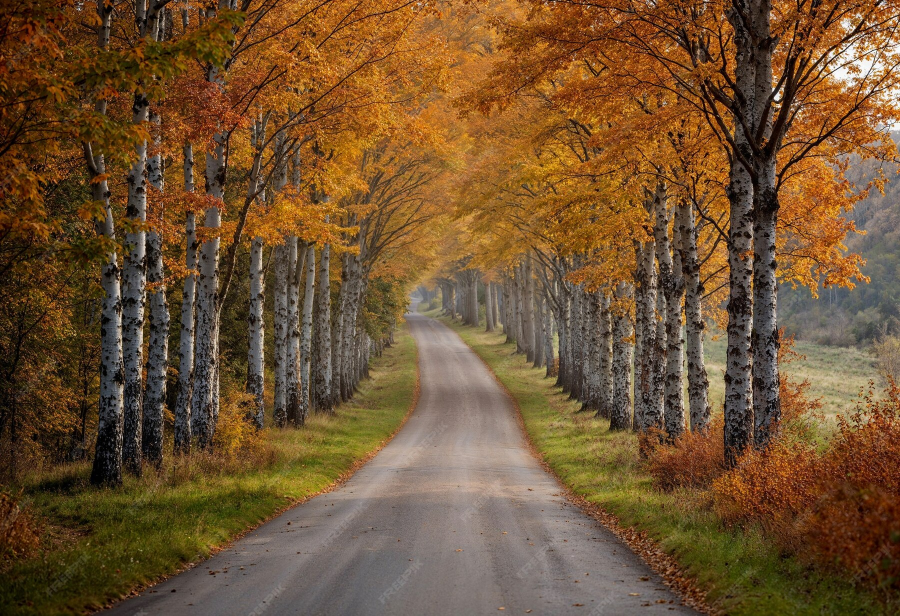
#> input picture cena_real.jpg, 1800 x 1231 px (shown at 1/2 size)
$ python q1_segmentacao.py   (older library calls are emulated)
#> lines starting #> are read from the running program, lines starting #| are printed output that depends on the picture; after the words box and inside, x2 and y2 are one past the last pixel; in counts of white or black regions, pixels touching at a corner belong together
import cv2
import numpy as np
import matplotlib.pyplot as plt
from skimage.segmentation import watershed
from skimage.feature import peak_local_max
from scipy import ndimage as ndi
import os # Necessário para salvar e rodar o script da Q2


IMAGE_PATHS = {
    'Cena Natural': 'cena_real.jpg',
    'Imagem Médica': 'imagem_medica.webp',
    'Imagem Industrial': 'imagem_industrial.jpg'
}
K_VALUE_Q1 = 4 # Valor K fixo para o K-Means

# --- FUNÇÕES DA QUESTÃO 1: Segmentação ---

def process_image(img_gray, k_value):
    """Aplica todos os algoritmos de segmentação e bordas a uma imagem em escala de cinza."""
    if img_gray is None:
        return None

    gray = img_gray.copy()

    # A. Segmentação por Bordas (Sobel, Laplaciano, Canny)
    gray_float = np.float32(gray)
    sobelx = cv2.Sobel(gray_float, cv2.CV_64F, 1, 0, ksize=3)
    sobely = cv2.Sobel(gray_float, cv2.CV_64F, 0, 1, ksize=3)
    sobel_magnitude = cv2.magnitude(sobelx, sobely)
    sobel_res = cv2.convertScaleAbs(sobel_magnitude)
    laplacian = cv2.Laplacian(gray, cv2.CV_16S, ksize=3)
    laplacian_res = cv2.convertScaleAbs(laplacian)
    canny_res = cv2.Canny(gray, threshold1=50, threshold2=150)

    # B. Segmentação por Regiões (Watershed, Region Growing Simulado)
    binary_mask = gray < np.mean(gray)

    if not np.any(binary_mask):
         watershed_display = np.zeros_like(gray)
    else:
        distance = ndi.distance_transform_edt(binary_mask)
        coords = peak_local_max(distance, footprint=np.ones((3, 3)), labels=gray)
        mask = np.zeros(distance.shape, dtype=bool)
        mask[tuple(coords.T)] = True
        markers, _ = ndi.label(mask)
        watershed_res = watershed(-distance, markers, mask=binary_mask)
        max_val = np.max(watershed_res)
        watershed_display = np.uint8(watershed_res * (255 / max_val if max_val > 0 else 0))

    # 5. Region Growing (Simulação K-Means)
    criteria = (cv2.TERM_CRITERIA_EPS + cv2.TERM_CRITERIA_MAX_ITER, 10, 1.0)
    k = k_value
    pixel_values = gray.reshape((-1, 1))
    pixel_values = np.float32(pixel_values)

    if pixel_values.size < k:
         region_growing_sim = gray
    else:
        try:
            _, labels, centers = cv2.kmeans(pixel_values, k, None, criteria, 10, cv2.KMEANS_RANDOM_CENTERS)
            centers = np.uint8(centers)
            region_growing_sim = centers[labels.flatten()]
            region_growing_sim = region_growing_sim.reshape(gray.shape)
        except cv2.error:
            region_growing_sim = gray

    return {
        'Original': gray,
        'Sobel': sobel_res,
        'Laplaciano': laplacian_res,
        'Canny': canny_res,
        'Watershed': watershed_display,
        f'Region Growing (K={k_value})': region_growing_sim
    }

# --- Processamento Principal ---
if __name__ == '__main__':
    all_results = {}
    loaded_images = {}

    print("Iniciando Questão 1: Segmentação...")
    for name, path in IMAGE_PATHS.items():
        try:
            img = cv2.imread(path, cv2.IMREAD_GRAYSCALE)
#> img: shape (1231, 1800); min 0, max 255, mean 87.5
            if img is None:
                print(f"ERRO: Não foi possível carregar a imagem '{path}'.")
                continue

            h, w = img.shape
#> h = 1231; w = 1800
            if h > 500 or w > 500:
                scale_percent = 500 / max(h, w)
#> scale_percent = 0.278
                img = cv2.resize(img, (int(w * scale_percent), int(h * scale_percent)), interpolation=cv2.INTER_AREA)
#> img: shape (341, 500)

            loaded_images[name] = img
            all_results[name] = process_image(img, k_value=K_VALUE_Q1)
#> in process_image, `laplacian = cv2.Laplacian(gray, cv2.CV_16S, ksize=3)`:
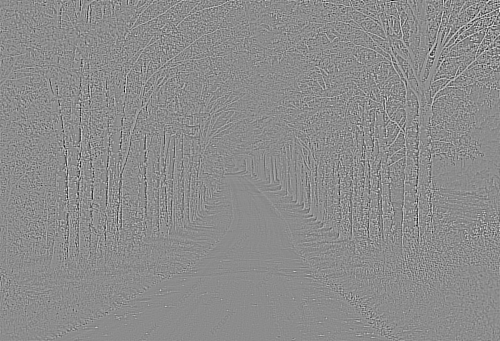
#> laplacian: shape (341, 500) int16; min -1072, max 876, mean 0.1; drawn with min black and max white
#> in process_image, `laplacian_res = cv2.convertScaleAbs(laplacian)`:
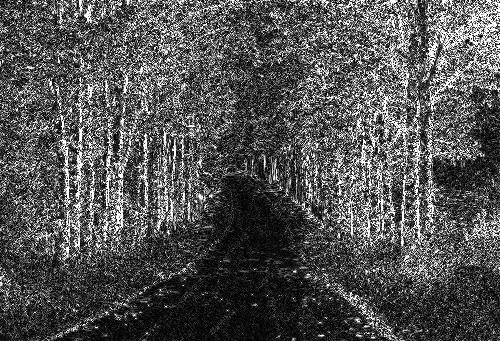
#> laplacian_res: shape (341, 500); min 0, max 255, mean 83.2
#> in process_image, `canny_res = cv2.Canny(gray, threshold1=50, threshold2=150)`:
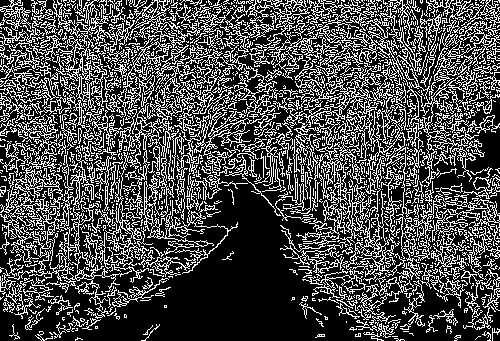
#> canny_res: shape (341, 500); 29.5% white in thin lines or dots
#> in process_image, `binary_mask = gray < np.mean(gray)`:
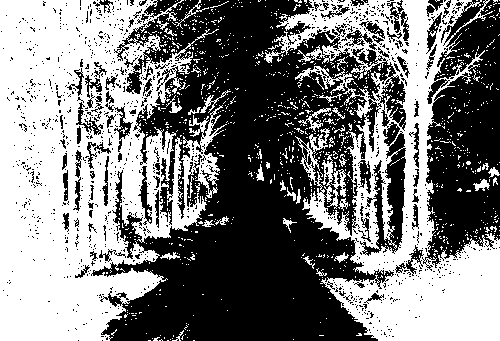
#> binary_mask: shape (341, 500) bool; 49.1% white; 1116 white regions (1071 under 20 px), largest, box (x1, y1, x2, y2) and area: (0, 0, 227, 341) 47991, (264, 0, 500, 341) 30611, (327, 168, 346, 209) 259
#> in process_image, `distance = ndi.distance_transform_edt(binary_mask)`:
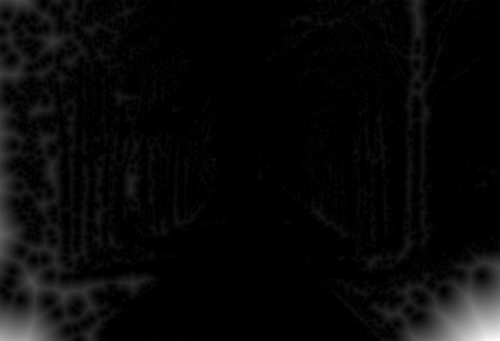
#> distance: shape (341, 500) float64; min 0, max 67.45, mean 2.5; drawn with min black and max white
#> in process_image, `coords = peak_local_max(distance, footprint=np.ones((3, 3)), labels=gr..`: coords = 75621 pairs, first value 1 to 339, second value 1 to 498
#> in process_image, `watershed_res = watershed(-distance, markers, mask=binary_mask)`:
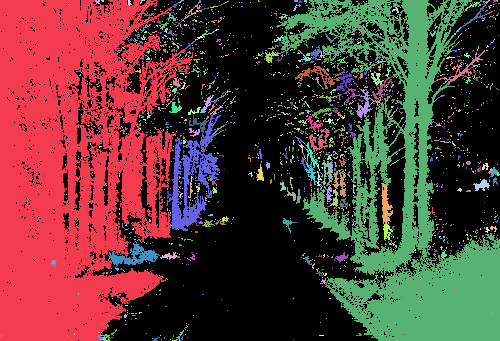
#> watershed_res: shape (341, 500) int32; 2272 distinct labels, from 0 to 2271; one colour per label, 0 black
#> in process_image, `max_val = np.max(watershed_res)`: max_val = 2271
#> in process_image, `watershed_display = np.uint8(watershed_res * (255 / max_val if max_val..`:
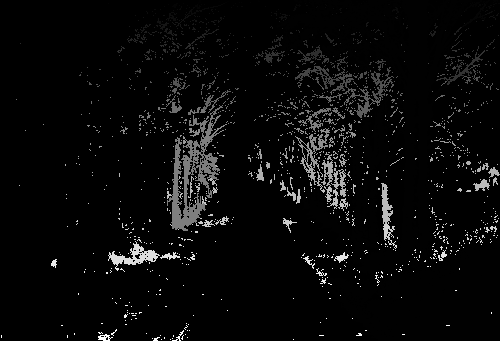
#> watershed_display: shape (341, 500); min 0, max 255, mean 9.6
#> in process_image, `_, labels, centers = cv2.kmeans(pixel_values, k, None, criteria, 10, c..`: centers = [112.8, 76.76, 38.97, 150.7]
#> in process_image, `centers = np.uint8(centers)`: centers = [112, 76, 38, 150]
            print(f"Processamento de '{name}' concluído.")

        except Exception as e:
            print(f"ERRO grave ao processar {name}: {e}.")
#> pass 2 of the loop `for name, path in IMAGE_PATHS.items():`:
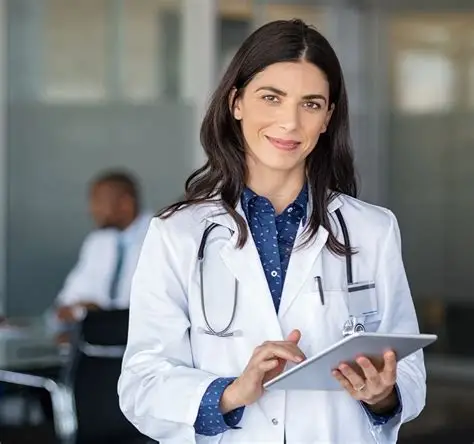
#> input picture imagem_medica.webp, 474 x 444 px
#> gray_float: shape (444, 474) float32
#> sobelx: shape (444, 474) float64
#> sobely: shape (444, 474) float64
#> sobel_magnitude: shape (444, 474) float64
#> sobel_res: shape (444, 474)
#> laplacian: shape (444, 474) int16
#> laplacian_res: shape (444, 474)
#> canny_res: shape (444, 474); 6.3% white in thin lines or dots
#> binary_mask: shape (444, 474) bool; 55.6% white; 117 black regions (95 under 20 px), largest, box (x1, y1, x2, y2) and area: (59, 194, 437, 444) 59807, (26, 0, 160, 106) 11460, (234, 52, 327, 212) 8506
#> distance: shape (444, 474) float64
#> coords = 44824 pairs, first value 1 to 442, second value 1 to 472
#> in process_image (call 2), `watershed_res = watershed(-distance, markers, mask=binary_mask)`:
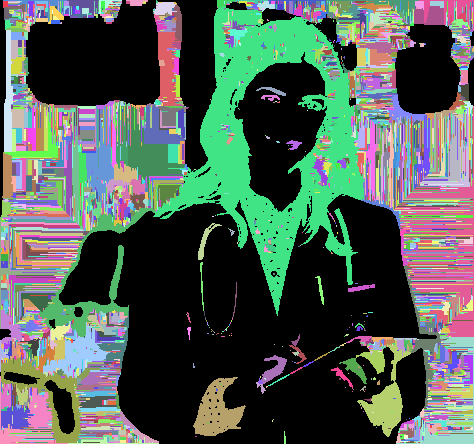
#> watershed_res: shape (444, 474) int32; 4313 distinct labels, from 0 to 4312; one colour per label, 0 black
#> max_val = 4312
#> watershed_display: shape (444, 474)
#> in process_image (call 2), `_, labels, centers = cv2.kmeans(pixel_values, k, None, criteria, 10, c..`: centers = [86.52, 136.4, 30.69, 217.4]
#> in process_image (call 2), `centers = np.uint8(centers)`: centers = [86, 136, 30, 217]
#> in process_image (call 2), `region_growing_sim = region_growing_sim.reshape(gray.shape)`:
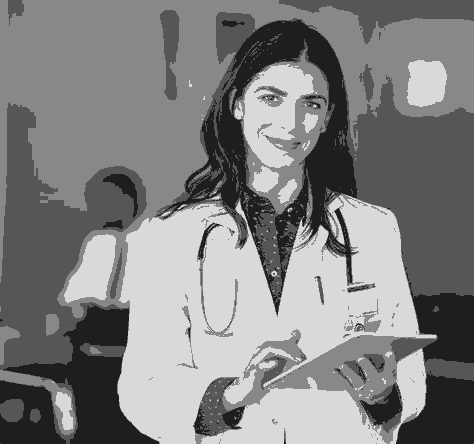
#> region_growing_sim: shape (444, 474); min 30, max 217, mean 129.2
#> pass 3 of the loop `for name, path in IMAGE_PATHS.items():`:
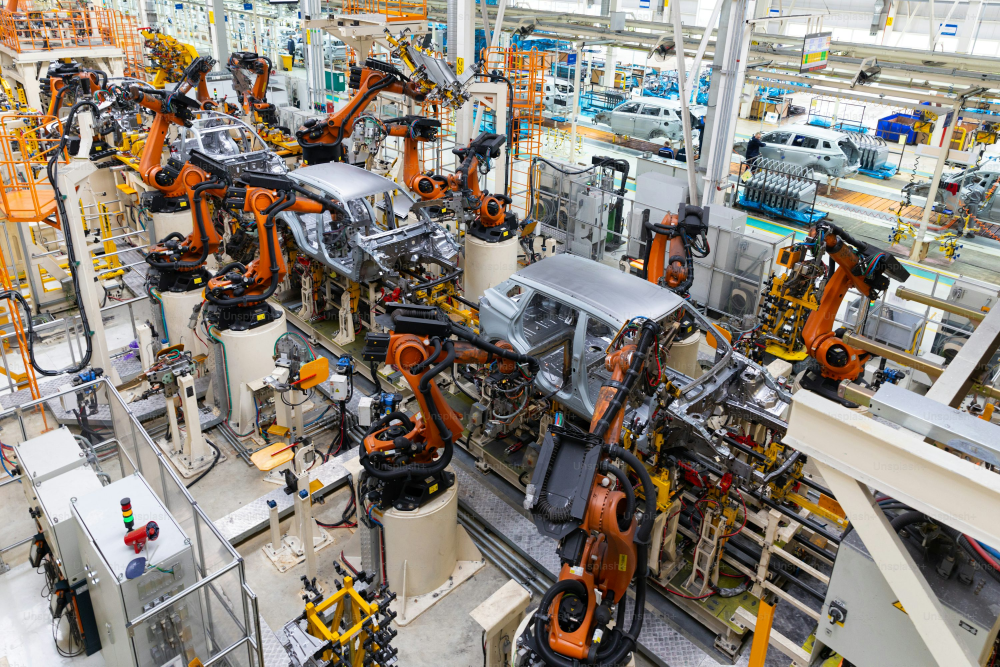
#> input picture imagem_industrial.jpg, 3000 x 2000 px (shown at 1/3 size)
#> gray_float: shape (333, 500) float32
#> sobelx: shape (333, 500) float64
#> sobely: shape (333, 500) float64
#> sobel_magnitude: shape (333, 500) float64
#> sobel_res: shape (333, 500)
#> laplacian: shape (333, 500) int16
#> laplacian_res: shape (333, 500)
#> canny_res: shape (333, 500); 28.9% white in thin lines or dots
#> binary_mask: shape (333, 500) bool; 46.5% white; 721 white regions (623 under 20 px), largest, box (x1, y1, x2, y2) and area: (0, 14, 471, 333) 62349, (428, 240, 500, 333) 2222, (60, 279, 132, 333) 1330
#> distance: shape (333, 500) float64
#> coords = 70696 pairs, first value 1 to 331, second value 1 to 498
#> in process_image (call 3), `watershed_res = watershed(-distance, markers, mask=binary_mask)`:
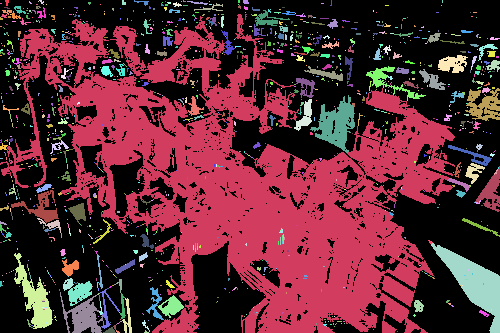
#> watershed_res: shape (333, 500) int32; 1222 distinct labels, from 0 to 1221; one colour per label, 0 black
#> max_val = 1221
#> watershed_display: shape (333, 500)
#> in process_image (call 3), `_, labels, centers = cv2.kmeans(pixel_values, k, None, criteria, 10, c..`: centers = [98.76, 160.3, 213.6, 39.69]
#> in process_image (call 3), `centers = np.uint8(centers)`: centers = [98, 160, 213, 39]
#> in process_image (call 3), `region_growing_sim = region_growing_sim.reshape(gray.shape)`:
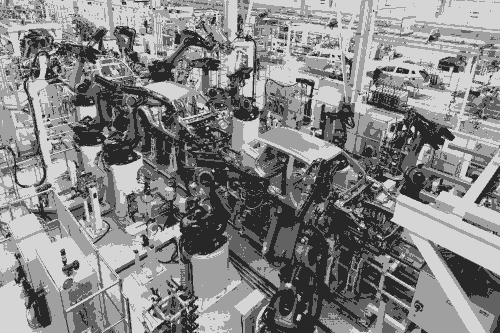
#> region_growing_sim: shape (333, 500); min 39, max 213, mean 133.2


    image_count = len(all_results)
#> image_count = 3
    if image_count > 0:
        # AQUI VAI O CÓDIGO DE PLOTAGEM DA Q1
        algorithm_titles = ['Original', 'Sobel', 'Laplaciano', 'Canny', 'Watershed', f'Region Growing (K={K_VALUE_Q1})']
        num_cols = len(algorithm_titles)
        fig, axes = plt.subplots(image_count, num_cols, figsize=(num_cols * 3, image_count * 3))

        if image_count == 1: axes = np.array([axes])

        for row_idx, (img_name, results) in enumerate(all_results.items()):
            if results is None: continue
            for col_idx, alg_name in enumerate(algorithm_titles):
                ax = axes[row_idx, col_idx]
                img = results[alg_name]
                if col_idx == 0: ax.set_ylabel(img_name, rotation=90, size='large')
                if row_idx == 0: ax.set_title(alg_name, size='medium')

                cmap = 'gray'
                if alg_name.startswith('Watershed'): cmap = 'nipy_spectral'

                ax.imshow(img, cmap=cmap)
                ax.axis('off')
#> this loop made 3 passes
#> img_name on passes 1 to 3: 'Cena Natural', 'Imagem Médica', 'Imagem Industrial'

        plt.suptitle("Questão 1: Comparação dos Métodos de Segmentação", y=1.02)
        plt.tight_layout()
        plt.show()

    # 2. Preparação para a Questão 2
    if 'Imagem Médica' in all_results:
        mask_to_save = all_results['Imagem Médica'][f'Region Growing (K={K_VALUE_Q1})']

        # Salva a máscara para que o script da Q2 possa lê-la
        cv2.imwrite('mask_medica_kmeans.png', mask_to_save)
        print("\nMáscara segmentada (mask_medica_kmeans.png) salva para a Questão 2.")

    # 3. Execução da Questão 2
    try:
        # O sistema operacional executa o script da Q2
        print("Executando o script da Questão 2...")
        os.system('python q2_descricao_geometrica.py')
    except Exception as e:
        print(f"Erro ao tentar executar q2_descricao_geometrica.py: {e}")
